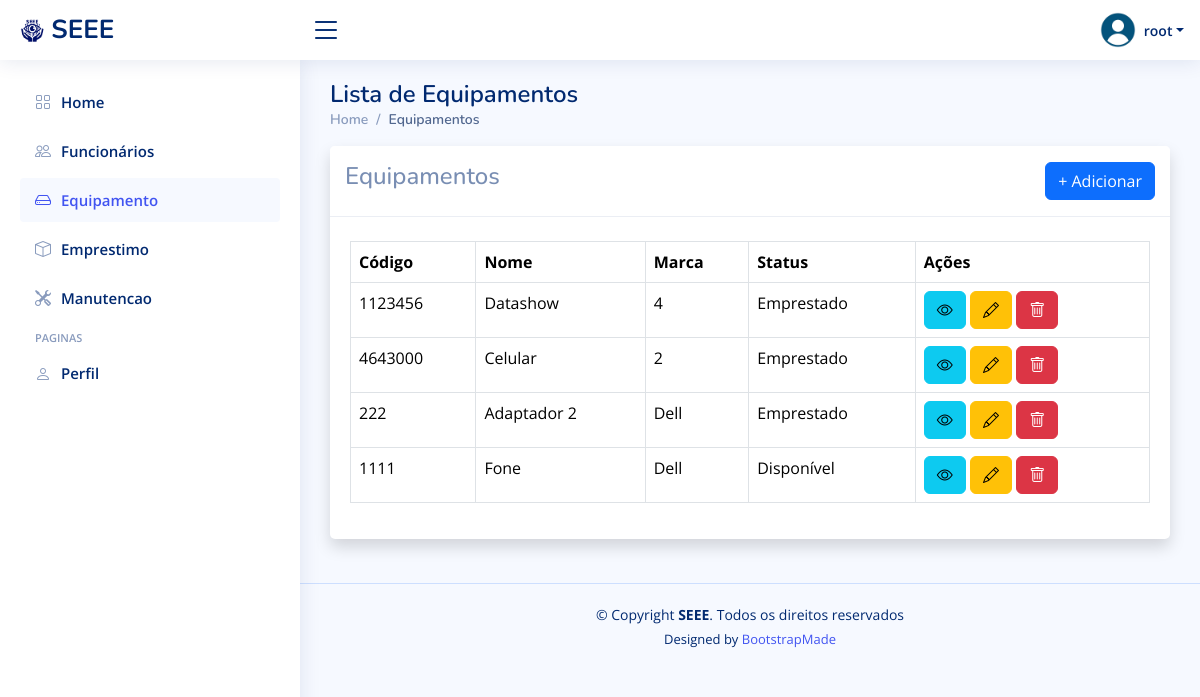
Page /equipamento/ (signed in) on the earlier database version.
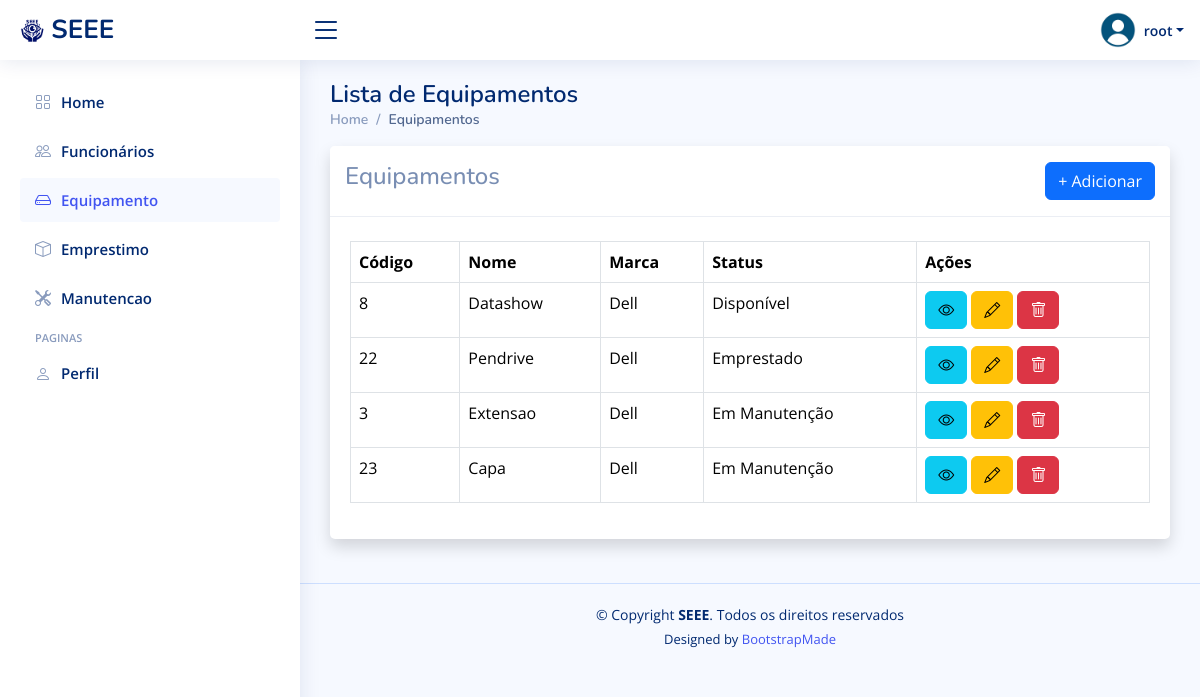
Same page on the later database version.
### equipamento/models.py (models this page shows, shortened)
class Equipamento(models.Model):
    nome = models.CharField(max_length=100)
    codigo = models.CharField(max_length=50, unique=True)
    marca = models.CharField(max_length=50)
    status = models.PositiveIntegerField(choices=[(1, 'Disponível'), (2, 'Emprestado'), (3, 'Em Manutenção')], default=1)

### equipamento/views.py (the view)
# urls.py: path('', views.listar_equipamentos, name='listar_equipamentos'),
@login_required
def listar_equipamentos(request):
    equipamentos = Equipamento.objects.all()
    return render(request, 'equipamento/listar_equipamentos.html', {'equipamentos': equipamentos})

### funcionario/contextProcess.py (called while the page is built)
def user_group_context(request):
    user = request.user
    isAdmin = user.groups.filter(name='Admin').exists()
    isFuncionario = user.groups.filter(name='Funcionarios').exists()
    return {
        'isAdmin': isAdmin,
        'isDuncionario': isFuncionario,
    }

### templates/equipamento/listar_equipamentos.html (shortened to what this page needs)
{% extends 'funcionario/_base.html' %}
{% block content %}
<div class="pagetitle">
    <h1>Lista de Equipamentos</h1>
    <nav>
      <ol class="breadcrumb">
        <li class="breadcrumb-item"><a href="/funcionario/">Home</a></li>
        <li class="breadcrumb-item active">Equipamentos</li>
      </ol>
    </nav>
  </div>
<div class="card shadow mb-4">
    <div class="card-header py-3 d-sm-flex align-items-center justify-content-between mb-4">
        <h4>Equipamentos</h4>
        <a class="btn btn-primary" href="{% url 'criar_equipamento' %}">+ Adicionar</a>
    </div>
    <div class="card-body">
        <div class="table-responsive">
            <table class="table table-bordered">
              <thead>
                <tr>
                  <th>Código</th>
                  <th>Nome</th>
                  <th>Marca</th>
                  <th>Status</th>
                  <th>Ações</th>
                </tr>
              </thead>
              <tbody>
                {% for equipamento in equipamentos %}
                  <tr>
                    <td>{{ equipamento.codigo }}</td>
                    <td>{{ equipamento.nome }}</td>
                    <td>{{ equipamento.marca }}</td>
                    <td>{{ equipamento.get_status_display }}</td>
                    <td>
                      <a class="btn btn-info" href="{% url 'detalhar_equipamento' equipamento.id %}" data-bs-toggle="tooltip" data-bs-placement="top" title="Ver detalhes"><i class="bi bi-eye"></i></a>
                      <a class="btn btn-warning" href="{% url 'editar_equipamento' equipamento.id %}" data-bs-toggle="tooltip" data-bs-placement="top" title="Editar"><i class="bi bi-pencil"></i></a>
                      <button type="button" class="btn btn-danger" data-bs-toggle="modal" data-bs-target="#basicModal-{{ equipamento.id }}"><i class="bi bi-trash"></i></button>
                    </td>
                  </tr>
                {% endfor %}
              </tbody>
            </table>
        </div>
    </div>
</div>
{% endblock %}

Differences in the rows shown:
removed Equipamento: codigo "1123456", nome "Datashow", marca "4", status "Emprestado"
removed Equipamento: codigo "4643000", nome "Celular", marca "2", status "Emprestado"
removed Equipamento: codigo "222", nome "Adaptador 2", marca "Dell", status "Emprestado"
removed Equipamento: codigo "1111", nome "Fone", marca "Dell", status "Disponível"
added Equipamento: codigo "8", nome "Datashow", marca "Dell", status "Disponível"
added Equipamento: codigo "22", nome "Pendrive", marca "Dell", status "Emprestado"
added Equipamento: codigo "3", nome "Extensao", marca "Dell", status "Em Manutenção"
added Equipamento: codigo "23", nome "Capa", marca "Dell", status "Em Manutenção"
